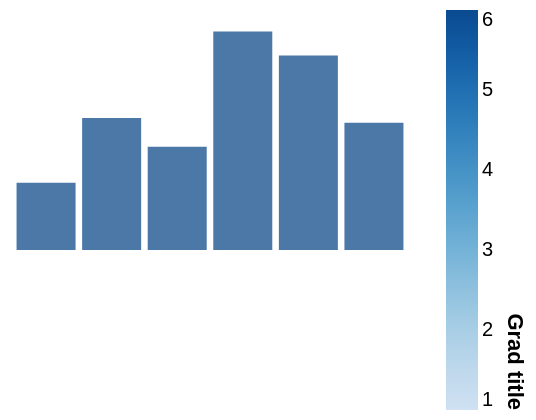

This figure's Vega-Lite source:
### Vega specification from a JSON file in a GitHub repository (floating-point values rounded to 4 significant figures)
{"width": 200, "height": 120, "padding": 5, "data": [{"name": "t", "values": [{"a": "Alpha", "b": 28, "c": "x", "d": 1}, {"a": "Bravo", "b": 55, "c": "y", "d": 2}, {"a": "Charlie", "b": 43, "c": "x", "d": 3}, {"a": "Delta", "b": 91, "c": "z", "d": 4}, {"a": "Echo", "b": 81, "c": "y", "d": 5}, {"a": "Foxtrot", "b": 53, "c": "z", "d": 6}]}], "scales": [{"name": "x", "type": "band", "domain": {"data": "t", "field": "a"}, "range": "width", "padding": 0.1}, {"name": "y", "type": "linear", "domain": {"data": "t", "field": "b"}, "range": "height", "nice": true}, {"name": "color", "type": "ordinal", "domain": {"data": "t", "field": "c"}, "range": {"scheme": "category10"}}, {"name": "ramp", "type": "linear", "domain": {"data": "t", "field": "d"}, "range": {"scheme": "blues"}}, {"name": "size", "type": "linear", "domain": {"data": "t", "field": "b"}, "range": [10, 200]}, {"name": "shape", "type": "ordinal", "domain": {"data": "t", "field": "c"}, "range": "symbol"}, {"name": "quant", "type": "quantize", "domain": [0, 100], "range": {"scheme": "greens", "count": 4}}], "marks": [{"type": "rect", "from": {"data": "t"}, "encode": {"enter": {"x": {"scale": "x", "field": "a"}, "width": {"scale": "x", "band": 1}, "y": {"scale": "y", "field": "b"}, "y2": {"scale": "y", "value": 0}}}}], "legends": [{"fill": "ramp", "type": "gradient", "title": "Grad title", "titleOrient": "right", "titleAnchor": "start", "orient": "right"}]}
